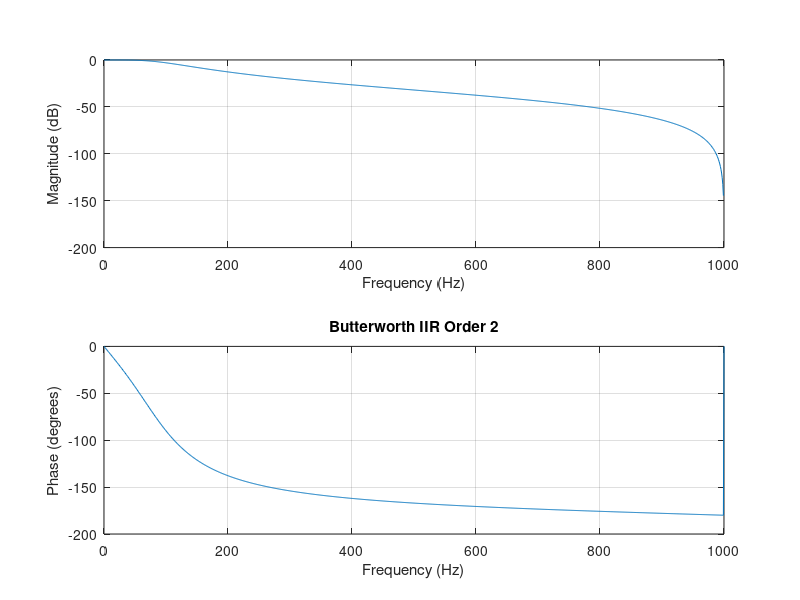

MATLAB code to generate this figure:
Fs = 2000;

fc = 100;
Wn = fc/(Fs/2);

[b,a] = butter(2,Wn,'low');

freqz(b,a,1024,Fs);
title('Butterworth IIR Order 2');
